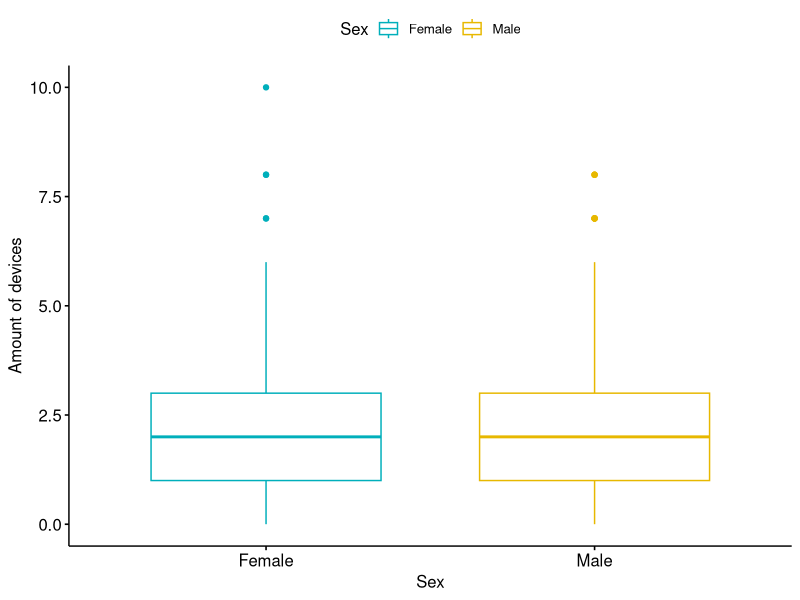
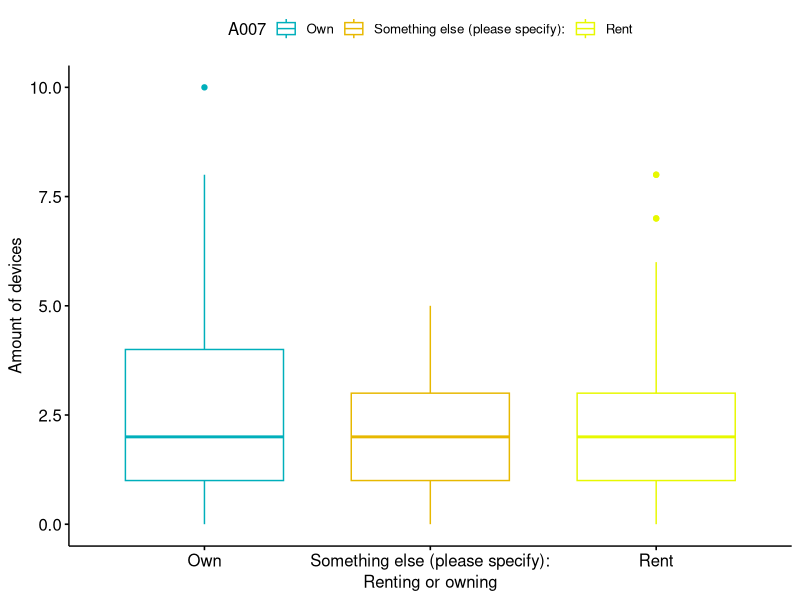

The R script that drew these images, in order: (Note: this script raises an error after producing the figures.)
list.of.packages <-
  c("ggplot2", "tidyverse", "dplyr", "ggpubr", "readxl")
new.packages <-
  list.of.packages[!(list.of.packages %in% installed.packages()[, "Package"])]
if (length(new.packages))
  install.packages(new.packages)

library(tidyverse)
library(dplyr)
library(ggplot2)
library(ggpubr)
library(rstatix)
library(readxl)


singleSourceOfTruthAppended_old <-
  read_csv("singleSourceOfTruthAppended.csv")
weirdGuys <-
  subset(singleSourceOfTruthAppended_old,
         is.na(`Current Country of Residence`))
save(weirdGuys, file = "weirdGuys.csv")
singleSourceOfTruthAppended <-
  read_xlsx("singleSourceOfTruthAppended_P.xlsx")
singleSourceOfTruthAppended <-
  subset(singleSourceOfTruthAppended,
         `Current Country of Residence` != "NA")


########################## RQ_03 ###################################################

##H1####
#plotting sex against amount of devices (purely out of interest)
ggboxplot(
  singleSourceOfTruthAppended,
  x = "Sex",
  y = "R101",
  color = "Sex",
  palette = c("#00AFBB", "#E7B800"),
  ylab = "Amount of devices",
  xlab = "Sex"
)


# testing for amount of devices per property ownership / renting a property

ggboxplot(
  singleSourceOfTruthAppended,
  x = "A007",
  y = "R101",
  color = "A007",
  palette = c("#00AFBB", "#E7B800", "#E7F800"),
  ylab = "Amount of devices",
  xlab = "Renting or owning"
)

wilcox.test(R101 ~ A007 == "Rent" |
              A007 == "Own") # no statistical significance found
kruskal_test(singleSourceOfTruthAppended, formula = R101 ~ A007) # 0.0701

# testing for amount of children in household

ggboxplot(
  singleSourceOfTruthAppended,
  x = "A004",
  y = "R101",
  color = "A004",
  palette = c("#00AFBB", "#E7B800"),
  ylab = "Amount of devices",
  xlab = "Children or no children"
)
##H2####



##H3####
##testing wilcox test for children > 0 impact on amount of devices##
singleSourceOfTruthAppended$A004 <-
  cut(singleSourceOfTruthAppended$A004, breaks = c(0, 1, Inf)) ## adding levels to children
singleSourceOfTruthAppended$A004 <-
  as.factor(singleSourceOfTruthAppended$A004)


#plotting having children and not having children against eachother
ggboxplot(
  singleSourceOfTruthAppended,
  x = "A004",
  y = "R101",
  color = "A004",
  palette = c("#00AFBB", "#E7B800"),
  ylab = "Amount of devices",
  xlab = "Children or no children"
)

wilcox.test(R101, na.omit(A004))##mann whitney u test #not significant

wilcox_test(singleSourceOfTruthAppended, R101 ~ A004) #p = 0.888

#testing for children affecting the type of usage the user is comfortable with

# 1 E205_01	Usage type: Voice commands via a Smart Speaker
# 2	E205_02	Usage type: Voice commands via a Smartphone Voice Assistant
# 3	E205_03	Usage type: Smartphone App for the Device
# 4	E205_04	Usage type: Smartphone Widgets or Shortcuts
# 5	E205_05	Usage type: Sensors inside the Home (e.g., Motion Sensors, Light Sensors, etc.)
# 6	E205_06	Usage type: Sensors outside the Home (e.g., Motion Sensors, Light Sensors, etc.)
# 7	E205_07	Usage type: Automatic Operation based on Device Programming

wilcox_test(singleSourceOfTruthAppended, E205_01 ~ A004) #ns
wilcox_test(singleSourceOfTruthAppended, E205_02 ~ A004) #ns
wilcox_test(singleSourceOfTruthAppended, E205_05 ~ A004) #ns
wilcox_test(singleSourceOfTruthAppended, E205_06 ~ A004) #ns


dunnTest(E205_06, as.factor(A004), method = "bonferroni")

wilcox_test(singleSourceOfTruthAppended, formula = E201_11 ~ A004) # 0.0701
wilcox_test(singleSourceOfTruthAppended, formula = E201_14 ~ A004) # 0.0701
wilcox_test(singleSourceOfTruthAppended, formula = E201_16 ~ A004) # 0.0701

wilcox_test(singleSourceOfTruthAppended, formula = A204_01 ~ A004)
wilcox_test(singleSourceOfTruthAppended, formula = A204_02 ~ A004)
wilcox_test(singleSourceOfTruthAppended, formula = A204_03 ~ A004)
wilcox_test(singleSourceOfTruthAppended, formula = A204_04 ~ A004)
wilcox_test(singleSourceOfTruthAppended, formula = A204_05 ~ A004)
wilcox_test(singleSourceOfTruthAppended, formula = A204_06 ~ A004)

singleSourceOfTruthAppended$A005 <-
  cut(as.numeric(singleSourceOfTruthAppended$A005),
      breaks = c(0, 1, Inf)) ## adding levels to children
singleSourceOfTruthAppended$A005 <-
  as.factor(singleSourceOfTruthAppended$A005)
wilcox_test(singleSourceOfTruthAppended, R101 ~ A005)


wilcox_test(singleSourceOfTruthAppended, formula = E201_11 ~ A005) # 0.0701
wilcox_test(singleSourceOfTruthAppended, formula = E201_14 ~ A005) # 0.0701
wilcox_test(singleSourceOfTruthAppended, formula = E201_16 ~ A005)
